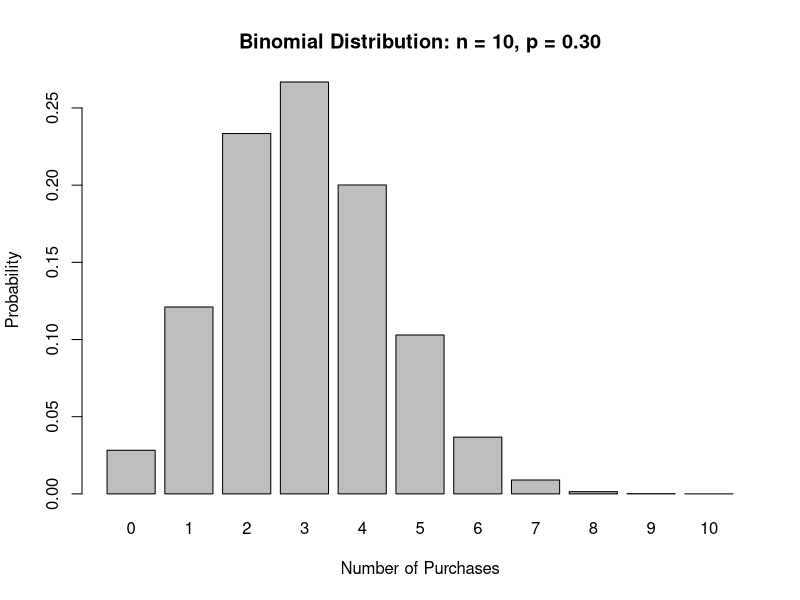
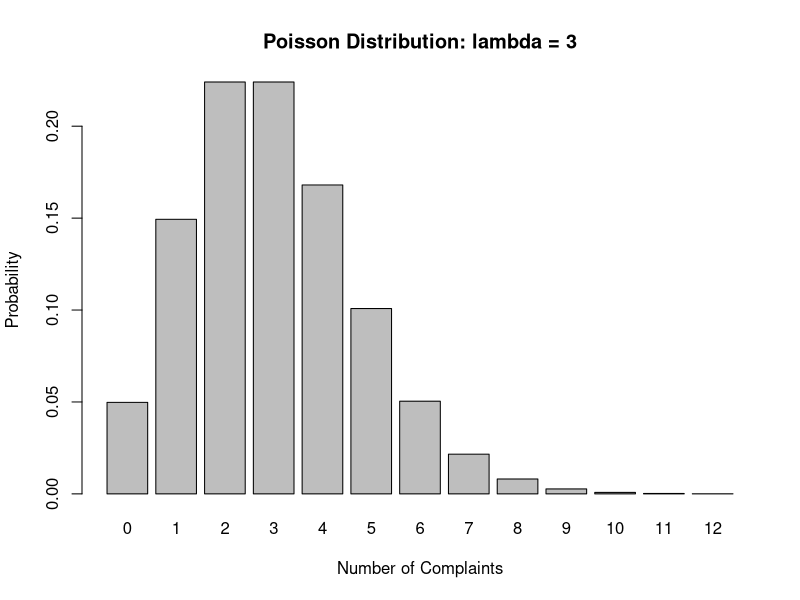

The R source for these figures, in order:
## ---- chunk 1
knitr::opts_chunk$set(echo = TRUE)
## ---- chunk 2
x <- c(0, 1, 2, 3)
prob <- c(0.50, 0.30, 0.15, 0.05)

sum(prob)

expected_value <- sum(x * prob)
expected_value

expected_x2 <- sum(x^2 * prob)
variance <- expected_x2 - expected_value^2
variance

standard_deviation <- sqrt(variance)
standard_deviation
## ---- chunk 3
# X ~ Binomial(10, 0.30)

# P(X = 4)
dbinom(4, size = 10, prob = 0.30)

# P(X = 0)
dbinom(0, size = 10, prob = 0.30)

# P(X >= 1)
1 - dbinom(0, size = 10, prob = 0.30)

# P(X <= 4)
pbinom(4, size = 10, prob = 0.30)
## ---- chunk 4
# X ~ Poisson(3)

# P(X = 5)
dpois(5, lambda = 3)

# P(X = 0)
dpois(0, lambda = 3)

# P(X <= 2)
ppois(2, lambda = 3)

# P(X > 2)
1 - ppois(2, lambda = 3)
## ---- chunk 5
x_values <- 0:10
binomial_probs <- dbinom(x_values, size = 10, prob = 0.30)

barplot(
  binomial_probs,
  names.arg = x_values,
  main = "Binomial Distribution: n = 10, p = 0.30",
  xlab = "Number of Purchases",
  ylab = "Probability"
)
## ---- chunk 6
x_values <- 0:12
poisson_probs <- dpois(x_values, lambda = 3)

barplot(
  poisson_probs,
  names.arg = x_values,
  main = "Poisson Distribution: lambda = 3",
  xlab = "Number of Complaints",
  ylab = "Probability"
)
